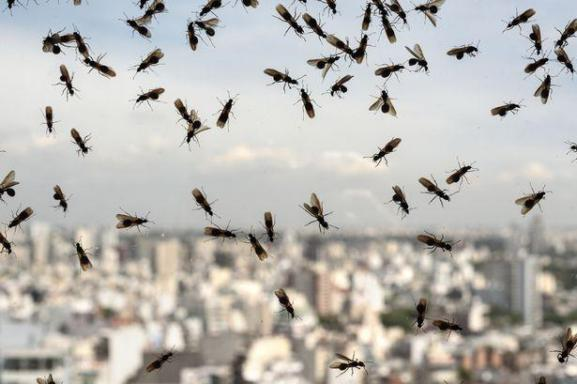
#> input picture YOLOv8_Ant/test/images_384_VarV2/2137.jpg, 577 x 384 px; its folder holds only this picture in this run
$ python -i image_process.py   (imports and definitions only)
#> lines starting #> are read from the running program, lines starting #| are printed output that depends on the picture; after the words box and inside, x2 and y2 are one past the last pixel; in counts of white or black regions, pixels touching at a corner belong together
# coding=utf-8
# @Project  ：SAFECount
# @FileName ：image_process.py
# @Author   ：SoberReflection
# @Revision : sober
# @Date     ：2023/2/4 4:26 下午
import json
import multiprocessing
from multiprocessing.pool import ThreadPool
import numpy as np
import cv2
from matplotlib import pyplot as plt
import os.path as osp
import os

from data.Chicken.gen_gt_density import apply_scoremap, points2density


def show_image(img, title='', cmap = 'gray'):
    plt.figure()
    plt.imshow(img, cmap=cmap)
    plt.title(title)
    plt.show()

# [36 lines left out: functions reshape_points, save2file, not called in this run]


def find_line(path):
    img = cv2.imread(path)
#> img is the input picture: shape (384, 577, 3); mean B, G, R 177.6, 181.9, 184
    height, width, _ = img.shape
#> height = 384; width = 577
    gray = cv2.cvtColor(img, cv2.COLOR_BGR2GRAY)
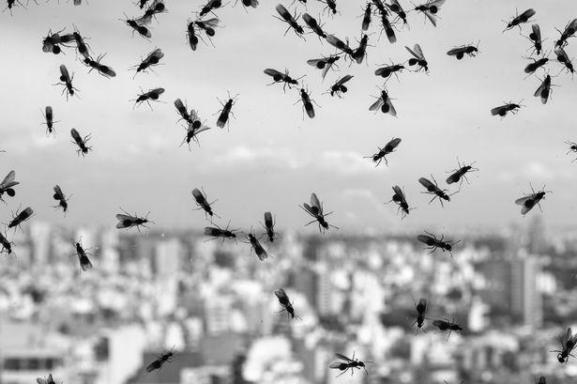
#> gray: shape (384, 577); min 0, max 254, mean 182.1
    img_blur = cv2.GaussianBlur(gray, (3, 3), 0)

    kernel = np.ones((9, 9), np.uint8)
    erode = cv2.erode(img_blur, kernel, iterations=1)
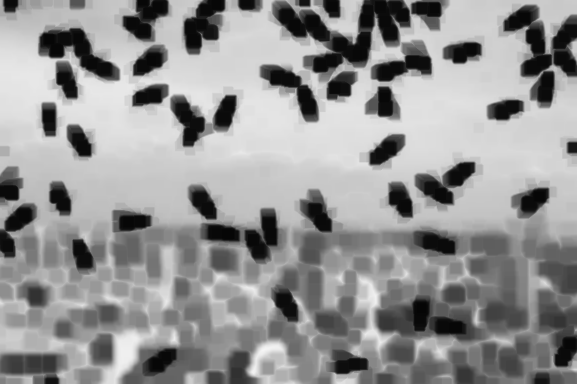
#> erode: shape (384, 577); min 5, max 245, mean 148


    ret, thresh = cv2.threshold(erode, 0, 255, cv2.THRESH_BINARY_INV + cv2.THRESH_OTSU)
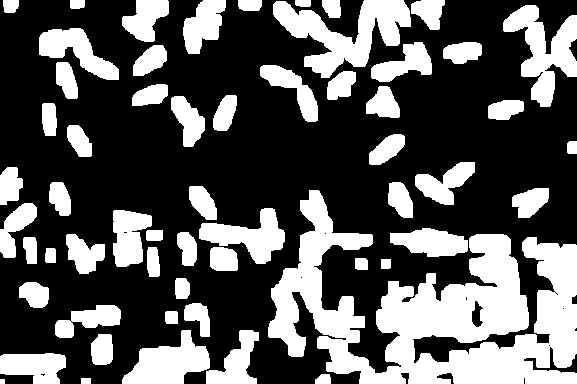
#> thresh: shape (384, 577); 34.8% white; 58 white regions, largest, box (x1, y1, x2, y2) and area: (268, 190, 577, 384) 28343, (273, 0, 411, 78) 4818, (503, 5, 577, 107) 3515
#> ret = 129
    thresh = 255 - thresh

    close = cv2.morphologyEx(thresh, cv2.MORPH_CLOSE, kernel=(3, 3), iterations=0)
    show_image(close, 'close')

    # minLineLength = 2500
    # maxLineGap = 800
    minLineLength = 2500
    maxLineGap = 500
    lines = cv2.HoughLinesP(close, 1, np.pi / 180, 1000, minLineLength, maxLineGap)
#> lines = None
#> (the run stopped early here; a loop or call above may not have finished)

$ run again, on YOLOv8_Ant/test/images_384_VarV2/6787.jpg
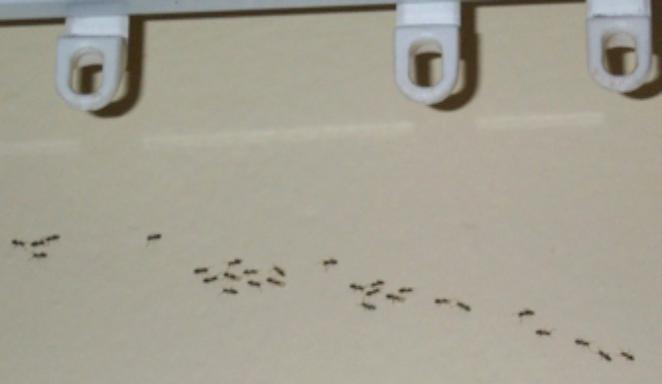
#> input picture YOLOv8_Ant/test/images_384_VarV2/6787.jpg, 662 x 384 px
#> in find_line, img is the input picture: shape (384, 662, 3); mean B, G, R 147.1, 160.6, 164.2
#> in find_line, `erode = cv2.erode(img_blur, kernel, iterations=1)`:
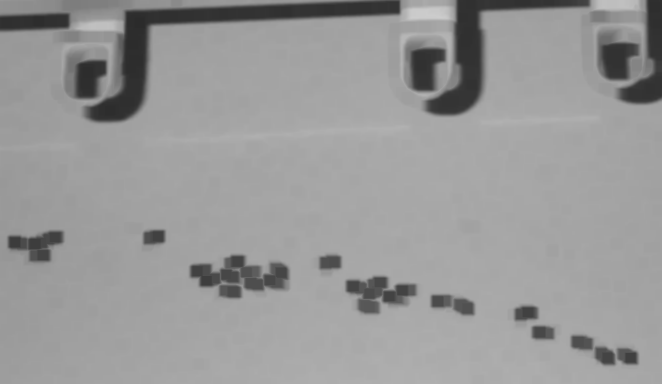
#> erode: shape (384, 662); min 43, max 204, mean 152.5
#> in find_line, `ret, thresh = cv2.threshold(erode, 0, 255, cv2.THRESH_BINARY_INV + cv2..`:
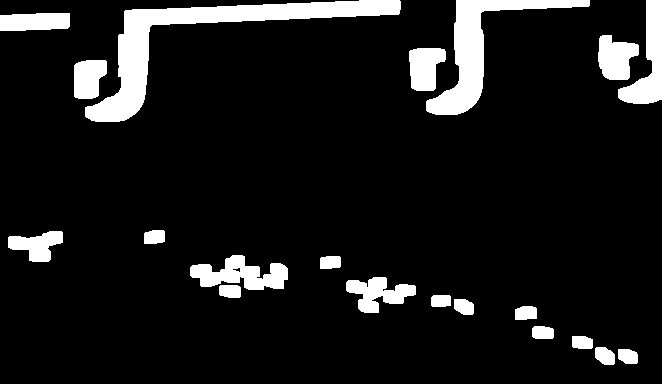
#> thresh: shape (384, 662); 10.2% white; 20 white regions, largest, box (x1, y1, x2, y2) and area: (85, 0, 401, 122) 7641, (426, 0, 590, 115) 4489, (618, 0, 662, 104) 2077
#> ret = 114
#> lines = None

$ run again, on YOLOv8_Ant/test/images_384_VarV2/6926.jpg
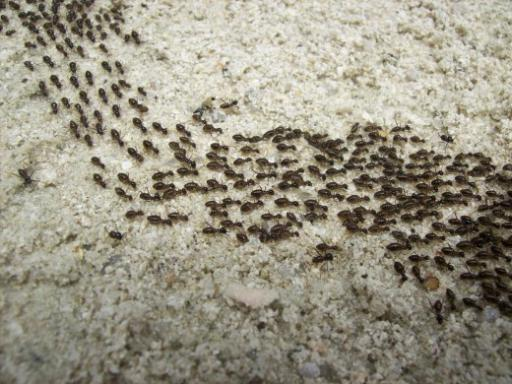
#> input picture YOLOv8_Ant/test/images_384_VarV2/6926.jpg, 512 x 384 px
#> in find_line, img is the input picture: shape (384, 512, 3); mean B, G, R 131, 147.6, 152.5
#> in find_line, `erode = cv2.erode(img_blur, kernel, iterations=1)`:
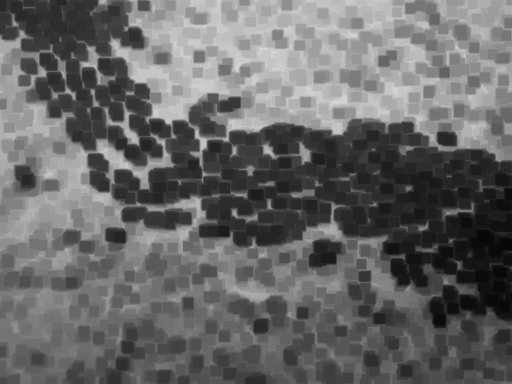
#> erode: shape (384, 512); min 6, max 216, mean 103.3
#> in find_line, `ret, thresh = cv2.threshold(erode, 0, 255, cv2.THRESH_BINARY_INV + cv2..`:
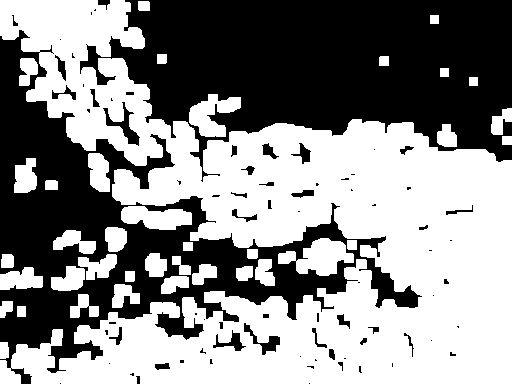
#> thresh: shape (384, 512); 54.7% white; 78 black regions (42 under 20 px), largest, box (x1, y1, x2, y2) and area: (80, 0, 512, 182) 48222, (0, 30, 422, 384) 37737, (103, 102, 140, 146) 444
#> ret = 107
#> lines = None
